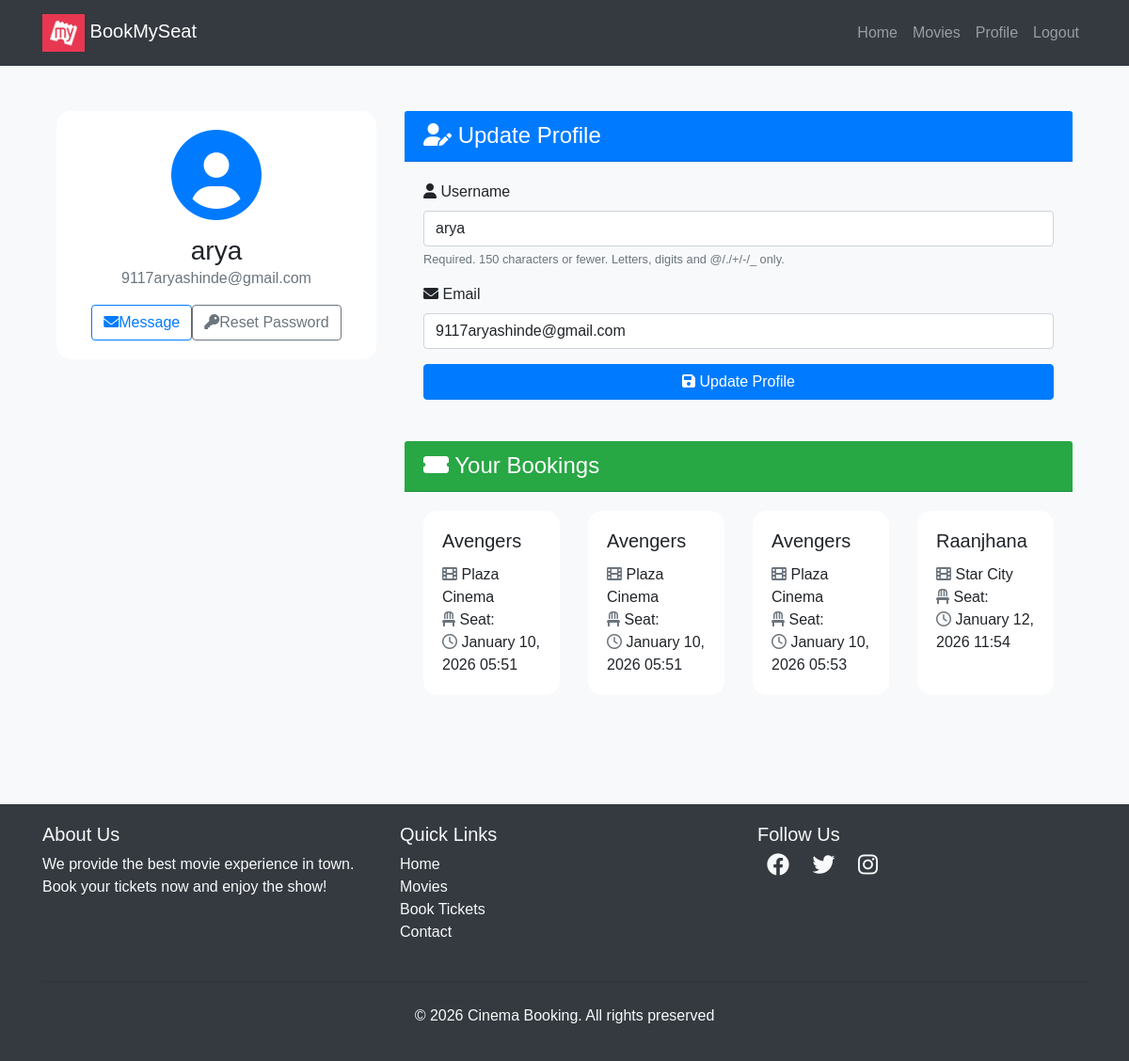
/users/profile/ (signed in), run on an earlier commit of the app's database.
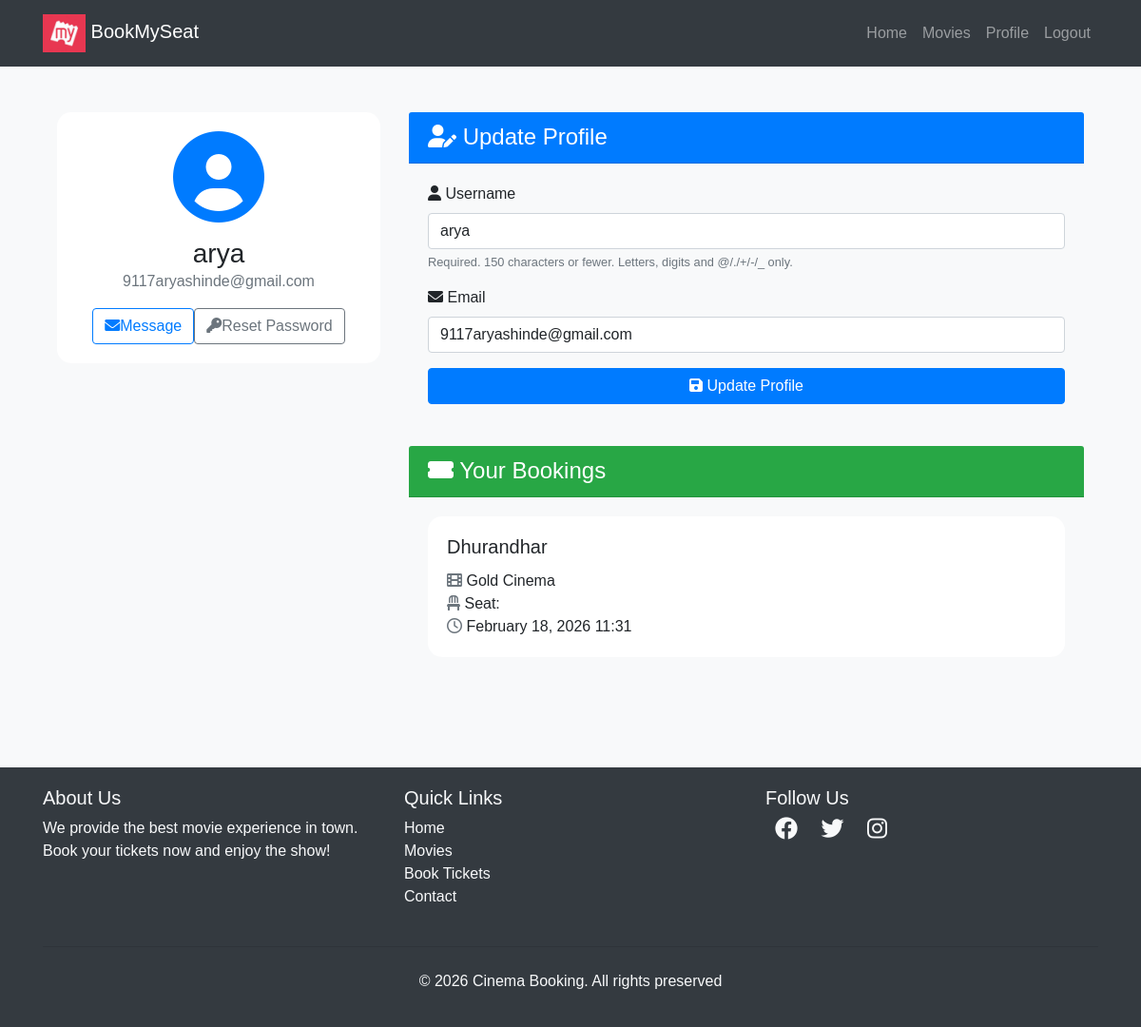
And on a later commit of the database.
### movies/models.py (models this page shows, shortened)
class Booking(models.Model):
    user = models.ForeignKey(User, on_delete=models.CASCADE)
    seat = models.OneToOneField(Seat, on_delete=models.CASCADE, null=True, blank=True)
    movie = models.ForeignKey(Movie, on_delete=models.CASCADE)
    theater = models.ForeignKey(Theater, on_delete=models.CASCADE)
    booked_at = models.DateTimeField(auto_now_add=True)
    status = models.CharField(
        max_length=20,
        choices=[
            ('PENDING', 'Pending'),
            ('CONFIRMED', 'Confirmed'),
            ('FAILED', 'Failed'),
        ],
        default='PENDING'
    )

class Movie(models.Model):
    name = models.CharField(max_length=255)
    image = models.ImageField(upload_to='movies/')
    rating = models.DecimalField(max_digits=3, decimal_places=1)
    cast = models.TextField()
    description = models.TextField(blank=True, null=True) # optional
    genre = models.CharField(max_length=255, blank=True, null=True)
    language = models.CharField(max_length=255, blank=True, null=True)
    trailer_url = models.TextField(blank=True, null=True) # optional

class Theater(models.Model):
    name = models.CharField(max_length=255)
    movie = models.ForeignKey(Movie, on_delete=models.CASCADE, related_name='theaters')
    time = models.DateTimeField()
    pricing = models.IntegerField(default=200)

### users/views.py (the view)
# urls.py: path('profile/', profile, name='profile'),
@login_required
def profile(request):
    bookings = Booking.objects.filter(user = request.user)
    if request.method == 'POST':
        u_form = UserUpdateForm(request.POST, instance=request.POST)
        if u_form.is_valid():
            u_form.save()
            return redirect('profile')
    else:
        u_form = UserUpdateForm(instance=request.user)
    return render(request, 'users/profile.html', {'u_form':u_form, 'bookings':bookings})

### users/forms.py
class UserUpdateForm(forms.ModelForm):
    email = forms.EmailField()
    class Meta:
        model = User
        fields = ['username', 'email']

### templates/users/profile.html (shortened to what the changed rows need)
{% extends "users/basic.html" %}
{% block content %}
    <div class="container py-5">
        <div class="row">
            <div class="col-lg-4 mb-4">
                <div class="card shadow">
                    <div class="card-body text-center">
                        <div class="mb-3">
                            <i class="fas fa-user-circle fa-6x text-primary"></i>
                        </div>
                        <h3 class="card-title mb-0">{{user.username}}</h3>
                        <p class="text-muted mb-3">{{user.email}}</p>
                        <div class="d-flex justify-content-center">
                            <a href="#" class="btn btn-outline-primary me-2"><i class="fas fa-envelope me-2"></i>Message</a>
                            <a href="{% url 'password_reset' %}" class="btn btn-outline-secondary"><i class="fas fa-key me-2"></i>Reset Password</a>
                        </div>
                    </div>
                </div>
            </div>
            <div class="col-lg-8">
                <div class="card-shadow mb-4">
                    <div class="card-body">
                        <form method="POST">
                            {% for field in u_form %}
                                <div class="mb-3">
                                    <label for="{{field.id_for_label}}" class="form-label">
                                        <i class="fas fa-{% if field.name == 'username' %}user{% elif field.name == 'email' %}envelope{% else %}info-circle{% endif %} me-2"></i>
                                        {{field.label}}
                                    </label>
                                    {{field}}
                                    {% if field.help_text %}
                                        <small class="form-text text-muted">{{ field.help_text }}</small>
                                    {% endif %}
                                </div>
                            {% endfor %}
                        </form>
                    </div>
                 </div>
                 <div class="card-shadow">
                    <div class="card-body">
                        {% if bookings %}
                            <div class="row row-cols-1 row-cols-md-2 g-4">
                                {% for booking in bookings %}
                                    <div class="col">
                                        <div class="card h-100 border-0 shadow-sm">
                                            <div class="card-body">
                                                <h5 class="card-title">{{ booking.movie.name }}</h5>
                                                <p class="card-text">
                                                    <i class="fas fa-film me-2 text-muted"> </i>  {{ booking.theater.name }}<br>
                                                    <i class="fas fa-chair me-2 text-muted"> </i>  Seat: {{ booking.seat.seat_number }}<br>
                                                    <i class="far fa-clock me-2 text-muted"> </i>  {{ booking.booked_at|date:"F d, Y H:i" }}
                                                </p>
                                            </div>
                                        </div>
                                    </div>
                                {% endfor %}
                            </div>
                        {% else %}
                            <div class="text-center py-5">
                                <i class="fas fa-ticket-alt fa-4x text-muted mb-3"></i>
                                <p class="lead mb-0">No bookings yet. Time to plan your next movie night!</p>
                            </div>
                        {% endif %}
                    </div>
                </div>
            </div>
        </div>
    </div>
    <link rel="stylesheet" href="https://cdnjs.cloudflare.com/ajax/libs/font-awesome/6.0.0-beta3/css/all.min.css">
{% endblock %}

What changed in the data, as far as the page shows it:
removed Booking: movie.name "Avengers", theater.name "Plaza Cinema", booked_at "January 10, 2026 05:51"
removed Booking: movie.name "Avengers", theater.name "Plaza Cinema", booked_at "January 10, 2026 05:51"
removed Booking: movie.name "Avengers", theater.name "Plaza Cinema", booked_at "January 10, 2026 05:53"
removed Booking: movie.name "Raanjhana", theater.name "Star City", booked_at "January 12, 2026 11:54"
added Booking: movie.name "Dhurandhar", theater.name "Gold Cinema", booked_at "February 18, 2026 11:31"
